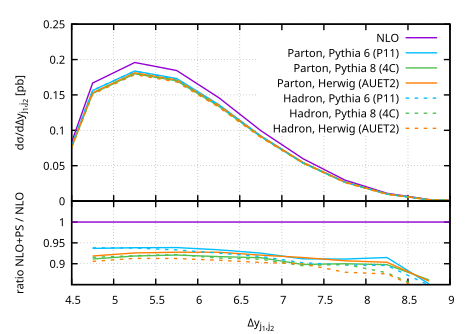

Write the gnuplot code that produced this figure.
# gnuplot file
set term pdfcairo enhanced color size 12cm,8.5cm lw 2

filename='nlops-yj1j2.pdf'
set output filename
set macros
norm=1e3
pythia6='pythia6-P11'
pythia8='pythia8-4C'
herwig='herwig-AUET2'

# filehadron=' -f tmp/lhc13-pythia8-4C-hadron.res '
# fileparton=' -f tmp/lhc13-pythia8-4C-parton.res '
# filehadrUE=' -f tmp/lhc13-pythia8-4C-hadron+UE.res '
# 
# filehadron=' -f tmp/lhc13-pythia6-P11-hadron.res '
# fileparton=' -f tmp/lhc13-pythia6-P11-parton.res '
# filehadrUE=' -f tmp/lhc13-pythia6-P11-hadron+UE.res '

# filehadron=' -f tmp/lhc13-Hgaga-pythia8-4C-hadron.res '
# fileparton=' -f tmp/lhc13-Hgaga-pythia8-4C-parton.res '
# filehadrUE=' -f tmp/lhc13-Hgaga-pythia8-4C-hadron+UE.res '

# filehadron=' -f tmp2/lhc13-Hgaga-pythia6-P11-hadron.res '
# fileparton=' -f tmp2/lhc13-Hgaga-pythia6-P11-parton.res '
# filehadrUE=' -f tmp2/lhc13-Hgaga-pythia6-P11-hadron+UE.res '

colors = '#00BFFF #50c050 #ff8000'
lc1='lc rgb word(colors,1)'
lc2='lc rgb word(colors,2)'
lc3='lc rgb word(colors,3)'

filehadr(mc)=' -f lhc13-Hgaga-powheg-NLO-'.mc.'-hadron.res '
file(mc)=' -f lhc13-Hgaga-powheg-NLO-'.mc.'-parton.res '
fileNS=' -f lhc13-Hgaga-powheg-NLO-noshower.res '
merge='< mergeidx.pl '
pasteall='< exec bash -c "paste '
me='<(mergeidx.pl '

# do for [obs in 'vbfcut.HTall vbfcut.ptj1 vbfcut.ptj2 vbfcut.ptH vbfcut.yH vbfcut.yj1 vbfcut.yj2 vbfcut.dyj1j2 vbfcut.dphij1j2 vbfcut.minrap_j1j2_j2j3 vbfcut.minR_j1j2_j2j3'] {
obs = 'vbfcut.dyj1j2'
reset
set xlabel ''
set xrange [4.5:9]
set yrange [0:0.25]
set ylabel 'd{/Symbol s}/d{/Symbol D}y_{j_1,j_2} [pb]'

set grid
set multiplot
set origin 0.0,0.3
set size 1.0,0.7
set xtics format ""
set ytics 0,0.05,0.25
set lmargin at screen 0.15
set rmargin at screen 0.95
set tmargin at screen 0.93
set bmargin at screen 0.4
plot merge.fileNS.obs            u 2:($4*1000) w lines t 'NLO',\
     merge.file(pythia6).obs     u 2:($4*1000) w lines lc rgb word(colors,1) dt 1 t 'Parton, Pythia 6 (P11)',\
     merge.file(pythia8).obs     u 2:($4*1000) w lines lc rgb word(colors,2) dt 1 t 'Parton, Pythia 8 (4C)',\
     merge.file(herwig).obs      u 2:($4*1000) w lines lc rgb word(colors,3) dt 1 t 'Parton, Herwig (AUET2)',\
     merge.filehadr(pythia6).obs u 2:($4*1000) w lines lc rgb word(colors,1) dt 2 t 'Hadron, Pythia 6 (P11)',\
     merge.filehadr(pythia8).obs u 2:($4*1000) w lines lc rgb word(colors,2) dt 2 t 'Hadron, Pythia 8 (4C)',\
     merge.filehadr(herwig).obs  u 2:($4*1000) w lines lc rgb word(colors,3) dt 2 t 'Hadron, Herwig (AUET2)'

set tmargin at screen 0.4
set bmargin at screen 0.15
set title ''
set ylabel 'ratio NLO+PS / NLO'
set xlabel '{/Symbol D}y_{j_1,j_2}'
set format x
set ytics 0.9,0.05,1.00
set yrange [0.85:1.05]
plot 1 w lines not,\
     pasteall.me.file(pythia6).obs.') '.me.fileNS.obs.')"'     u 2:($4/$9) w lines lc rgb word(colors,1) dt 1 not,\
     pasteall.me.file(pythia8).obs.') '.me.fileNS.obs.')"'     u 2:($4/$9) w lines lc rgb word(colors,2) dt 1 not,\
     pasteall.me.file(herwig).obs.') '.me.fileNS.obs.')"'      u 2:($4/$9) w lines lc rgb word(colors,3) dt 1 not,\
     pasteall.me.filehadr(pythia6).obs.') '.me.fileNS.obs.')"' u 2:($4/$9) w lines lc rgb word(colors,1) dt 2 not,\
     pasteall.me.filehadr(pythia8).obs.') '.me.fileNS.obs.')"' u 2:($4/$9) w lines lc rgb word(colors,2) dt 2 not,\
     pasteall.me.filehadr(herwig).obs.') '.me.fileNS.obs.')"'  u 2:($4/$9) w lines lc rgb word(colors,3) dt 2 not

unset multiplot
#}
set output
